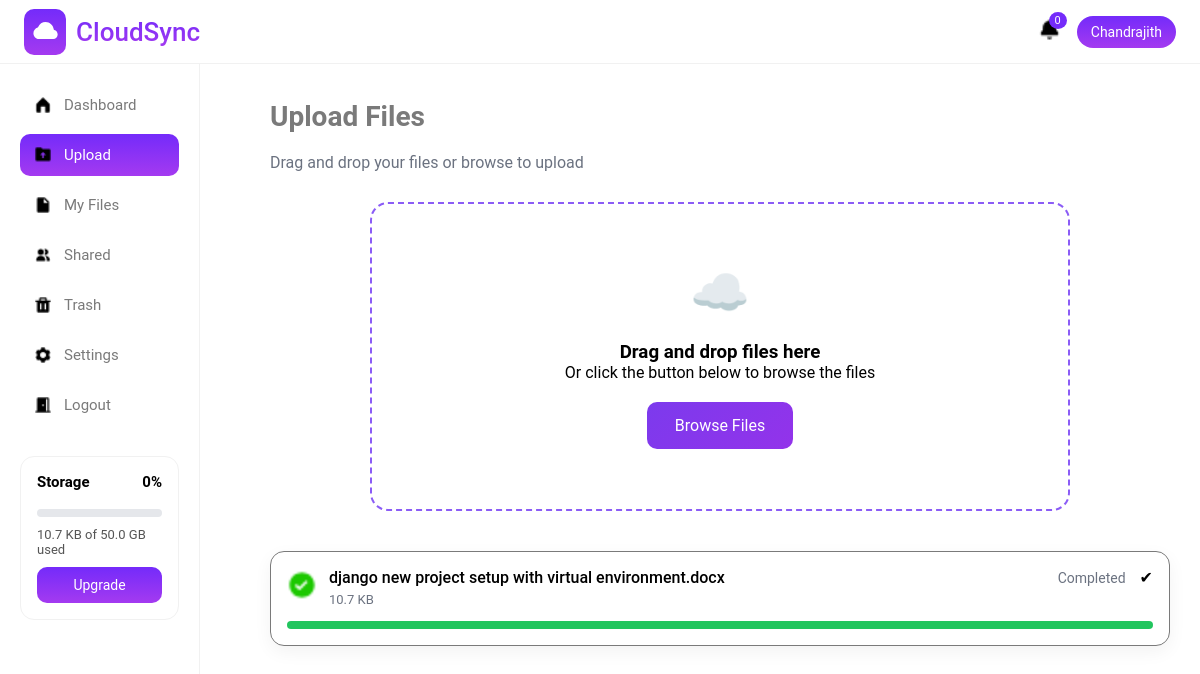
The app's page /user/upload/ (signed in), older data.
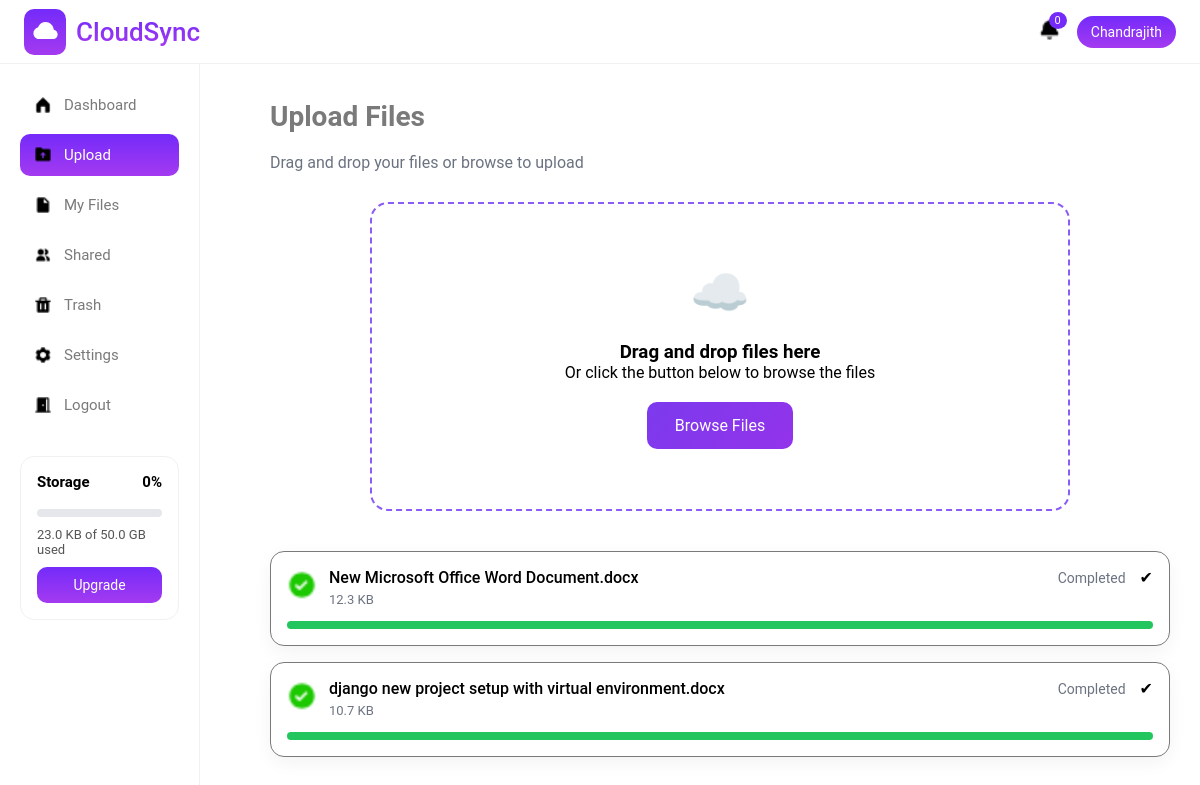
The same page, newer data.
### storageapp/models.py (models this page shows, shortened)
class CloudFile(models.Model):
    FILE_TYPES = (
        ("image", "Image"),
        ("video", "Video"),
        ("document", "Document"),
        ("other", "Other"),
    )
    user = models.ForeignKey(settings.AUTH_USER_MODEL, on_delete=models.CASCADE)
    file_name = models.CharField(max_length=255)
    file_size = models.BigIntegerField()
    file_type = models.CharField(max_length=20, choices=FILE_TYPES)
    file_url = models.URLField(null=True, blank=True)
    uploaded_file = models.FileField(upload_to='cloud/',null=True)
    public_id = models.CharField(max_length=255,null=True)
    uploaded_at = models.DateTimeField(auto_now_add=True)
    is_deleted = models.BooleanField(default=False)
    deleted_at = models.DateTimeField(null=True, blank=True)

### storageapp/views.py (the view, shortened to what this page needs)
# urls.py: path('upload/', upload_page, name='upload_page'),
def upload_page(request):
    if request.user.is_authenticated:
        if request.method == 'GET':
            if request.user.is_superuser:
                base_template = "adminpanel/admin_base.html"
            else:
                base_template = "storageapp/base.html"
            last_uploads = (
                CloudFile.objects
                .filter(user=request.user, is_deleted=False)
                .order_by("-uploaded_at")[:10]
            )
            return render(
                request,
                "storageapp/upload.html",
                {"last_uploads": last_uploads,
                "base_template": base_template},
            )
    else:
        next_url = reverse('storageapp:upload_page')
        request.session['next_url'] = next_url
        return redirect('accounts:signin_page')

### storageapp/context_processors.py (called while the page is built)
def storage_info(request):
    if not request.user.is_authenticated:
        return {}
    sub = UserSubscription.objects.select_related("plan").filter(user=request.user).first()
    used = (
        CloudFile.objects
        .filter(user=request.user, is_deleted=False)
        .aggregate(total=Sum("file_size"))["total"] or 0
    )
    limit = sub.plan.storage_limit
    storage_percent = min(
        int((used / limit) * 100) if limit else 0,
        100
    )
    return {
        "storage_used": used,
        "storage_limit": limit,
        "storage_percent": int((used / limit) * 100) if limit else 0,
        "current_plan": sub.plan,
        "storage_percent":storage_percent,
    }

### storageapp/templates/storageapp/upload.html (shortened to what this page needs)
{% extends base_template %}
{% load static %}
{% block style %}
    <link rel="stylesheet" href="{% static 'css/upload.css' %}">
{% endblock %}
{% block content %}
<h2 class="page-title">Upload Files</h2>
<p class="page-subtitle">Drag and drop your files or browse to upload</p>
<div class="upload-box" id="dropZone">
    <div class="upload-icon">☁️</div>
    <h3>Drag and drop files here</h3>
    <p>Or click the button below to browse the files</p>
    <button class="browse-btn" onclick="document.getElementById('fileInput').click()">
        Browse Files
    </button>
</div>
    <div class="upload-list" id="uploadList">
    {% for file in last_uploads %}
    <div class="upload-row">
        <div class="upload-left">
            <div class="file-icon">
                    <img src="{% static 'images/checkmark.png' %}" alt="image">
            </div>
            <div>
                <div class="file-name">{{ file.file_name }}</div>
                <div class="file-size">{{ file.file_size|filesizeformat }}</div>
            </div>
        </div>
        <div class="upload-right">
            <span class="status-text completed">Completed</span>
            <span class="check">✔</span>
        </div>
        <div class="bar completed">
            <div class="bar-fill" style="width:100%;"></div>
        </div>
    </div>
{% empty %}
    <p style="color:#6b7280;">No recent uploads</p>
{% endfor %}
</div>
{% endblock %}

### storageapp/templates/adminpanel/admin_base.html (shortened to what this page needs)
{% load static %}
<!DOCTYPE html>
<html lang="en">
<head>
    <link rel="stylesheet" href="{% static 'css/common.css' %}">
    <link rel="stylesheet" href="{% static 'css/base.css' %}">
    {% block style %}
    {% endblock %}
</head>
<body>
<div class="header">
    <div class="logoarea">
        <div class="logoimage">
            <img src="{% static 'images/cloud.png' %}" alt="logoimage">
        </div>
        <div class="logotext">CloudSync</div>
    </div>
    <div class="header-right">
        <div class="notification"><img src="{% static 'images/bell.png' %}" alt="" srcset=""><span>0</span></div>
        <div class="user-pill">{{ request.user.first_name|default:request.user.username }}</div>
    </div>
</div>
<div class="sidebar">
    <a href="{% url 'storageapp:admin_dashboard' %}" class="nav-item {% if request.resolver_match.url_name == 'admin_dashboard' %}active{% endif %}"><img src="{% static 'images/dashboard.png' %}" alt=""> Dashboard</a>
    <a href="{% url 'storageapp:upload_page' %}" class="nav-item {% if request.resolver_match.url_name == 'upload_page' %}active{% endif %}"><img src="{% static 'images/upload.png' %}" alt=""> Upload</a>
    <a href="{% url 'storageapp:myfiles' %}" class="nav-item {% if request.resolver_match.url_name == 'myfiles' %}active{% endif %}"><img src="{% static 'images/myfile.png' %}" alt=""> My Files</a>
    <a href="{% url 'storageapp:shared_files' %}" class="nav-item {% if request.resolver_match.url_name == 'shared_files' %}active{% endif %}"><img src="{% static 'images/share.png' %}" alt=""> Shared</a>
    <a href="{% url 'storageapp:trash' %}" class="nav-item {% if request.resolver_match.url_name == 'trash' %}active{% endif %}"><img src="{% static 'images/trash.png' %}" alt=""> Trash</a>
    <a href="{% url 'storageapp:settings_page' %}" class="nav-item {% if request.resolver_match.url_name == 'settings' %}active{% endif %}"><img src="{% static 'images/settings.png' %}" alt=""> Settings</a>
    <a href="{% url 'accounts:user_logout' %}" class="nav-item"><img src="{% static 'images/logout.png' %}" alt=""> Logout</a>
    <div class="storage-box">
        <div style="display:flex;justify-content:space-between">
            <strong>Storage</strong>
            <strong>{{ storage_percent }}%</strong>
        </div>
        <div class="progressbar">
        </div>
        <p>
            {{ storage_used|filesizeformat }}
            of
            {{ storage_limit|filesizeformat }}
            used
        </p>
        {% if current_plan.name != "Business" %}
            <a href="{% url 'subscriptions:upgrade_page' %}" class="upgrade-btn">
                Upgrade
            </a>
        {% endif %}
    </div>
</div>
<div class="main">
    {% block content %}
    {% endblock %}
</div>
</body>
</html>

Row changes from the older to the newer data that the page shows:
added CloudFile: file_name "New Microsoft Office Word Document.docx", file_size|filesizeformat "12.3 KB"
Text that changed along with them:
{{ storage_used|filesizeformat }}: "10.7 KB" → "23.0 KB"
